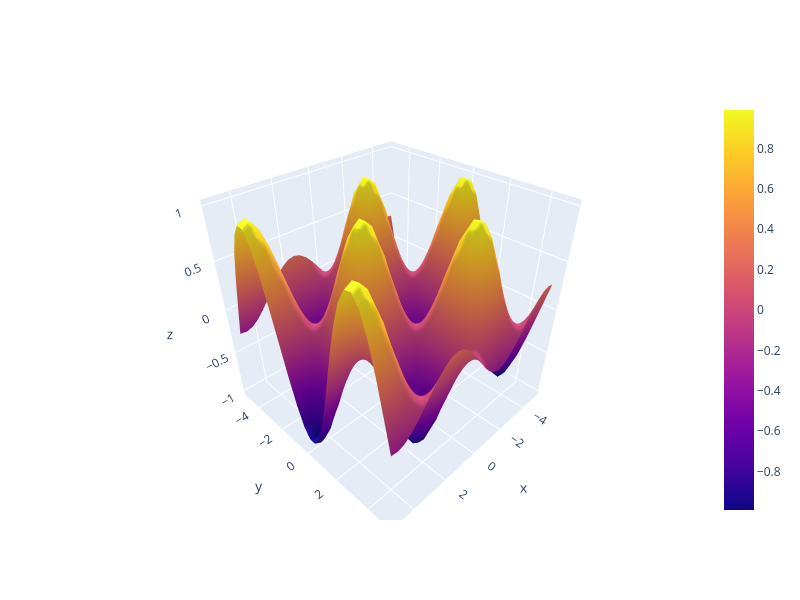

The code cell stored with this chart in its notebook:
### Markdown cell above
# Non Convex Chart

### Code cell
# Non Convex 3D Chart

# z = sin(x) * cos(y)

import numpy as np

x = np.linspace(-5,5,30)          # x co-ordinate with 30 data points from -5 to 5
y = np.linspace(-5,5,30)          # y co-ordinate with 30 data points from  -5 to 5

x_new, y_new = np.meshgrid(x,y)      # Creates a Grid in which 3D Chart will be plotted

z = np.sin(x_new) * np.cos(y_new)     # z co-ordinate

Fig_2 = go.Figure( data = [go.Surface( z = z, x = x_new, y = y_new )]).update_layout( width = 800, height = 600 )
Fig_2.show()

# update_layout() : Resize the Chart
# go.Surface( z = z, x = x_new, y = y_new) : Here, We are Passing 3 Co-ordinates

### Figure 1 — Plotly figure (JSON) as saved in the notebook; plotly's stock layout.template omitted (floating-point values rounded to 4 significant figures; data arrays with more than 128 entries replaced by an {"elided": "..."} marker saying what was removed)
{"data": [{"type": "surface", "x": {"elided": "30x30 float values"}, "y": {"elided": "30x30 float values"}, "z": {"elided": "30x30 float values"}}], "layout": {"height": 600, "width": 800}}
